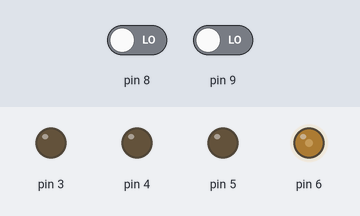
Recording of a sketch running on a simulated Arduino Uno, built with avr-gcc and run on an emulated ATmega328P. Parts: output pins drawn as LEDs (lit = HIGH). The test bench sets the inputs (shaded band); at power-on: pin 9 LOW, pin 8 LOW.

Above: at 1.2 s.
1.3 s: pin 9 driven HIGH
At 1.6 s:
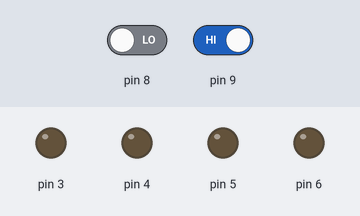
2.8 s: pin 8 driven HIGH
At 3.0 s:
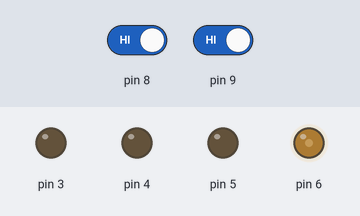
5.8 s: pin 8 driven LOW
At 6.2 s:
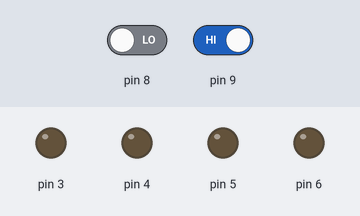
7.3 s: pin 9 driven LOW
At 8.5 s:
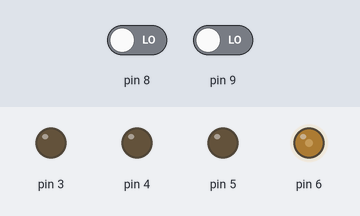
Timing chart, 0 to 9.8 s (numbered marks = the images above; inputs shaded):
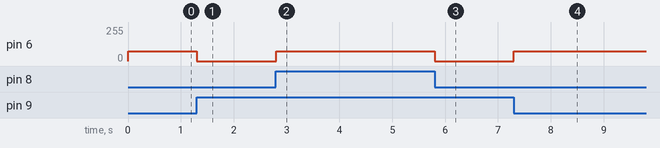

Measured:
- after the input at 1.3 s, pin 6: 75/255 → 0/255 at once
- after the input at 2.8 s, pin 6: 0/255 → 75/255 at once
- after the input at 5.8 s, pin 6: 75/255 → 0/255 at once
- after the input at 7.3 s, pin 6: 0/255 → 75/255 at once

The sketch:

Desviador_de_Obstaculo.ino
```cpp
int trig = 11; // Trigger Pin
int echo = 12; //Echo Pin

void setup() {
  // Engine
  pinMode(3, OUTPUT);
  pinMode(4, OUTPUT);
  pinMode(5, OUTPUT);
  pinMode(6, OUTPUT);
  // Line Follower Sensor
  pinMode(8, INPUT);
  pinMode(9, INPUT);
}

//Verification function to see if there is an object in front of the robot
float getDistance(int trig, int echo) {
  pinMode(trig, OUTPUT);
  digitalWrite(trig, LOW);
  delayMicroseconds(2);
  digitalWrite(trig, HIGH);
  delayMicroseconds(10);
  digitalWrite(trig, LOW);
  pinMode(echo, INPUT);
  return pulseIn(echo, HIGH, 300) / 58.0;
}

void loop() {
  if ((((digitalRead(8)) && (digitalRead(9))) == (1))) {
    //Turning each Engine On
    analogWrite(3, 0);
    analogWrite(4, 75);
    analogWrite(5, 0);
    analogWrite(6, 75);
    delay(200);
  }
  //Direction ajust by engine
  if ((digitalRead(8)) < (1)) {
    analogWrite(3, 0);
    analogWrite(4, 75);
  } else {
    analogWrite(3, 0);
    analogWrite(4, 0);
  }
  if ((digitalRead(9)) < (1)) {
    analogWrite(5, 0);
    analogWrite(6, 75);
  } else {
    analogWrite(5, 0);
    analogWrite(6, 0);
  }
}
```
